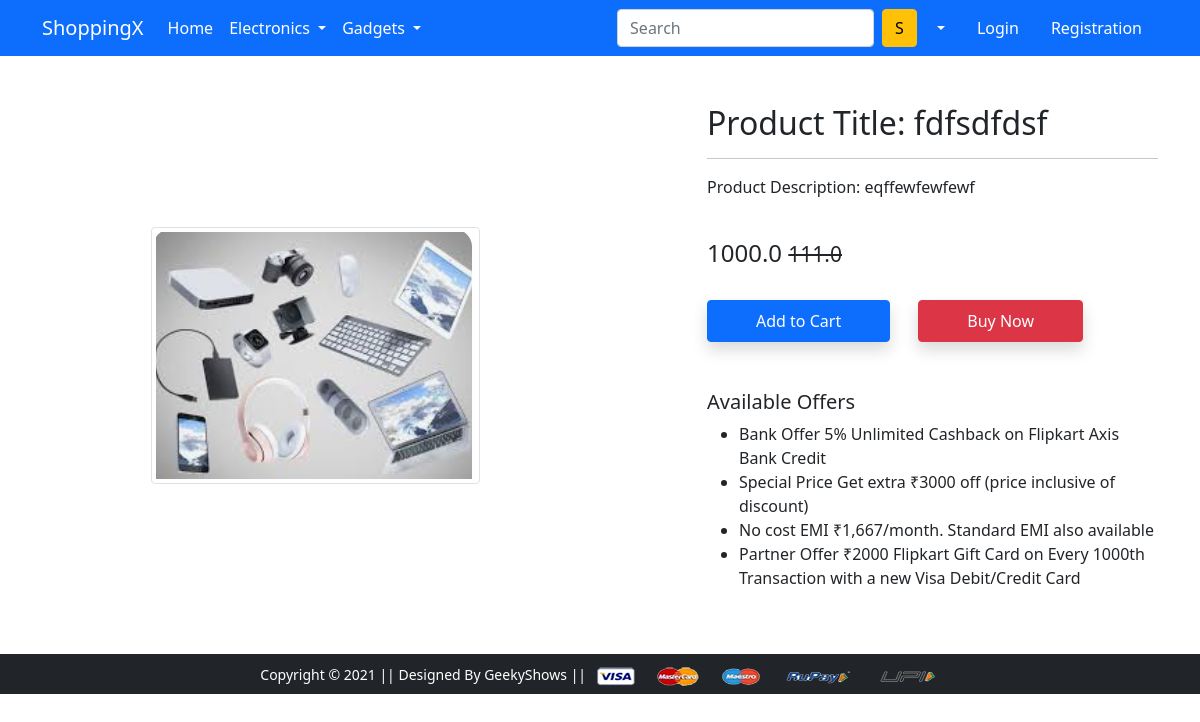
Page /product-detail/7/ on the committed database.
### app/models.py (models this page shows, shortened)
class Product(models.Model):
    user = models.ForeignKey(User, on_delete=models.CASCADE)
    title = models.CharField(max_length=100)
    selling_price = models.FloatField()
    discounted_price = models.FloatField()
    description = models.TextField()
    brand = models.CharField(max_length=200)
    category = models.CharField(choices=Category, max_length=100)
    product_img = models.ImageField(upload_to='product_image')

### app/views.py (the view)
# urls.py: path('product-detail/<int:pk>/', views.product_detail.as_view(), name='product_detail'),
class product_detail(DetailView):
  model=Product
  template_name='app/productdetail.html'

### app/templates/app/productdetail.html (shortened to what this page needs)
{% extends 'app/base.html' %}
{% load static %}
{% block main-content %}
<div class="container my-5">
 <div class="row">
  <div class="col-sm-6 text-center align-self-center">
   <img src="{{product.product_img.url}}" alt="" class="img-fluid img-thumbnail">
  </div>
  <div class="col-sm-5 offset-sm-1">
   <h2>Product Title: {{product.title}}</h2>
   <hr>
   <p>Product Description: {{product.description}}</p> <br>
   <h4>{{product.selling_price}} <small class="fw-light text-decoration-line-through">{{product.discounted_price}}</small></h4> <br>
   <a href="{% url 'add-to-cart' product.id %}" class="btn btn-primary shadow px-5 py-2">Add to Cart</a>
   <a href="{% url 'buy-now' %}" class="btn btn-danger shadow px-5 py-2 ms-4">Buy Now</a>
   <h5 class="mt-5">Available Offers</h5>
   <ul>
    <li>Bank Offer 5% Unlimited Cashback on Flipkart Axis Bank Credit</li>
    <li>Special Price Get extra ₹3000 off (price inclusive of discount)</li>
    <li>No cost EMI ₹1,667/month. Standard EMI also available</li>
    <li>Partner Offer ₹2000 Flipkart Gift Card on Every 1000th Transaction with a new Visa Debit/Credit Card</li>
   </ul>
  </div>
 </div>
</div>
{% endblock main-content %}

### rows in the picture
Product: product_img (picture), title "fdfsdfdsf", description "eqffewfewfewf", selling_price "1000.0", discounted_price "111.0"
